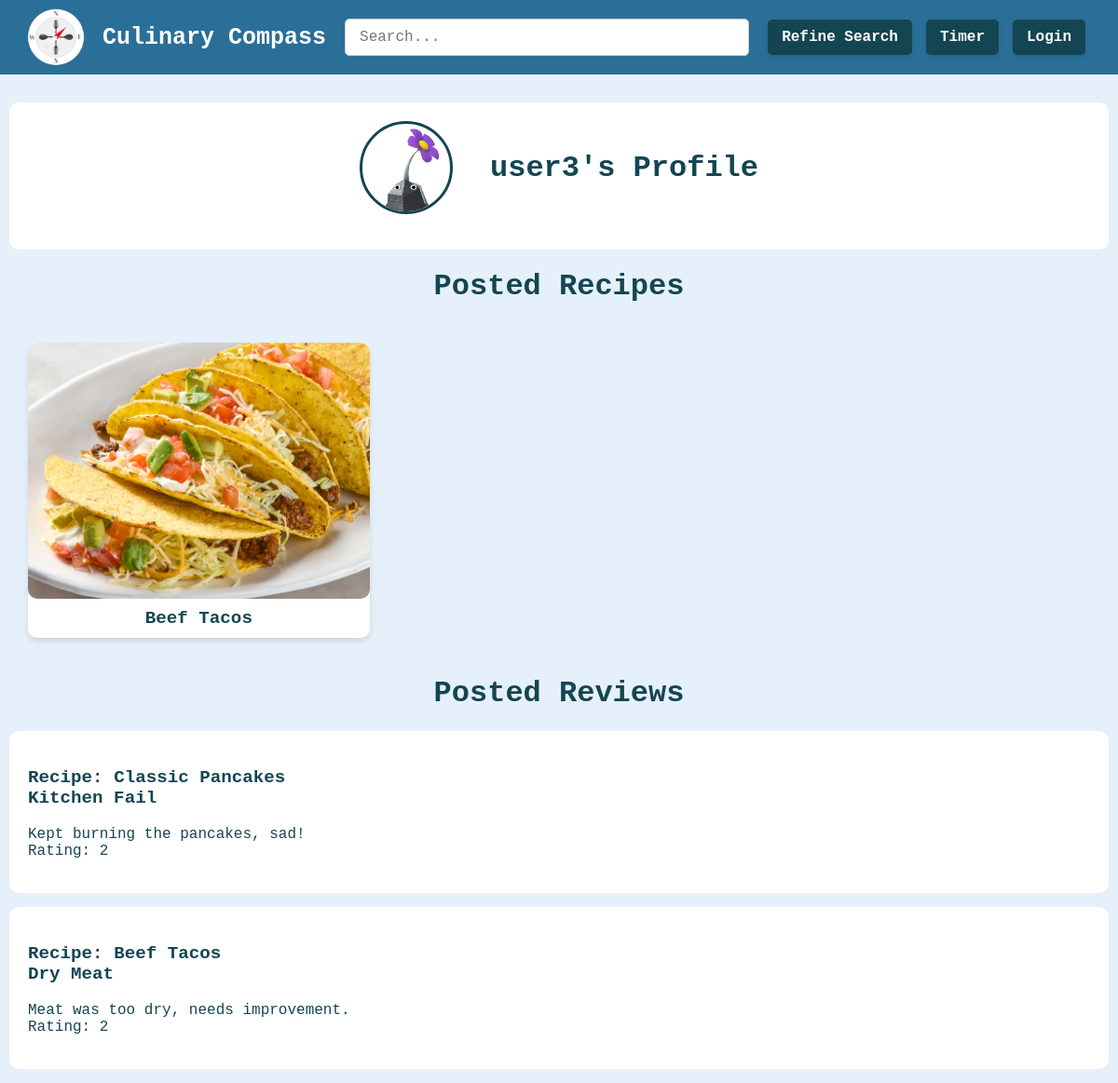
/profile/5, run on the app's committed database.
### tables this page shows
CREATE TABLE users (
        id INTEGER PRIMARY KEY AUTOINCREMENT,
        username TEXT NOT NULL UNIQUE,
        password TEXT NOT NULL,
        profile_picture TEXT NOT NULL,
        is_admin INTEGER DEFAULT 0,
        failed_attempts INTEGER DEFAULT 0,
        lockout_timer TIMESTAMP NULL
    );

CREATE TABLE recipes (
        id INTEGER PRIMARY KEY AUTOINCREMENT,
        user_id INTEGER NOT NULL,
        title TEXT NOT NULL,
        intro TEXT,
        ingredient_list TEXT,
        ingredient_tags TEXT,
        instructions TEXT,
        tags TEXT,
        rating REAL,
        image TEXT
    );

CREATE TABLE reviews (
        id INTEGER PRIMARY KEY AUTOINCREMENT,
        recipe_id INTEGER NOT NULL,
        user_id INTEGER NOT NULL,
        rating INTEGER NOT NULL,
        review TEXT,
        title TEXT,
        date TEXT NOT NULL,
        profile_picture TEXT,
        FOREIGN KEY (recipe_id) REFERENCES recipes(id) ON DELETE CASCADE,
        FOREIGN KEY (user_id) REFERENCES users(id) ON DELETE CASCADE
    );

### MW aaaaa/app.py (the view)
@app.route('/profile/<int:user_id>', methods=['GET', 'POST'])
def profile(user_id):
    connection = get_db_connection()
    cursor = connection.cursor()
    user = cursor.execute('SELECT id, username, profile_picture FROM users WHERE id = ?', (user_id,)).fetchone()
    query_reviews = '''SELECT reviews.*, reviews.title AS review_title, recipes.title AS recipe_title, reviews.id AS review_id
    FROM reviews JOIN recipes ON reviews.recipe_id = recipes.id WHERE reviews.user_id = ?'''
    query_favourites = '''SELECT recipes.*, recipes.title AS recipe_title, favourites.recipe_id
        FROM recipes
        INNER JOIN favourites ON recipes.id = favourites.recipe_id
        INNER JOIN users ON users.id = favourites.user_id
        WHERE users.id = ?'''
    query_created = '''SELECT recipes.*, recipes.title AS recipe_title, recipes.id AS recipe_id
    FROM recipes JOIN users ON recipes.user_id = users.id WHERE users.id = ?'''
    user_reviews = cursor.execute(query_reviews, (user_id,)).fetchall()
    user_favourites = cursor.execute(query_favourites, (user_id,)).fetchall()
    user_created = cursor.execute(query_created, (user_id,)).fetchall()
    connection.close()
    return render_template('profile.html', reviews=user_reviews, favourites = user_favourites, created=user_created, user=user)

### MW aaaaa/app.py (called while the page is built)
def get_db_connection():
    connection = sqlite3.connect('my-database.db')
    connection.row_factory = sqlite3.Row
    return connection

### MW aaaaa/templates/profile.html (shortened to what this page needs)
{% extends 'base.html' %}
{% block content %}
    <div class="profile-header">
        <div class = "profile-info">
            <img src="{{ url_for('static', filename=user['profile_picture']) }}" alt="Profile Picture" class="profile-page-pic">
            <h1> {{ user['username'] }}'s Profile </h1>
        </div>
        <br>
    </div>
    <div class="user-posts">
        {% if created or favourites or reviews %}
            {% if created %}
            <h1>Posted Recipes</h1>
            <div class="recipe-grid">
                {% for created_recipe in created %}
                <div class="recipe-card">
                    <a href="{{ url_for('recipe_page', recipe_id=created_recipe['recipe_id']) }}">
                    {% if created_recipe['image'] %}
                        <img src="{{ url_for('static', filename=created_recipe['image']) }}" alt="{{ created_recipe['recipe_title'] }}" class="recipe-image-homepage">
                    {% else %}
                        <img src="{{ url_for('static', filename='images/background.png') }}" alt="{{ created_recipe['recipe_title'] }}" class="recipe-image-homepage">
                    {% endif %}
                    <div class="recipe-title">{{ created_recipe['recipe_title'] }}</div>
                    </a>
                </div>
                {% endfor %}
            </div>
            {% endif %}
            {% if reviews %}
            <h1> Posted Reviews </h1>
            {% for review in reviews %}
                <a href="{{ url_for('recipe_page', recipe_id=review['recipe_id']) }}">
                <div class="review-card">
                    <p class="profile-rev-title">
                        Recipe: {{ review['recipe_title'] }} <br>
                        {{ review['review_title'] }}</p>
                    <p class="profile-rev-text">
                        {{ review['review'] }} <br>
                        Rating: {{ review['rating'] }}
                    </p>
                </div>
                </a>
            {% endfor %}
            {% endif %}
        {% else %}
            <h1> No activity yet. </h1>
        {% endif %}
    </div>
{% endblock %}

### MW aaaaa/static/stylesheet.css (style rules this page uses)
* { font-family: 'Cascadia Code', monospace; box-sizing: border-box; color:#144552; }
body { margin: 10px; padding-top: 100px; text-align: center; background-color: #e6f0fa; background-size: cover; background-position: center; background-repeat: no-repeat; background-attachment: fixed; }
a { cursor: pointer; color: inherit; text-decoration: none; }
.recipe-grid { display: grid; grid-template-columns: repeat(3, 1fr); gap: 20px; padding: 20px; justify-items: center; }
.recipe-card { background-color: white; border-radius: 10px; box-shadow: 0 4px 6px rgba(0,0,0,0.1); text-align: center; overflow: hidden; transition: transform 0.3s; }
.recipe-image-homepage { width: 100%; height: auto; border-radius: 10px; }
.recipe-title { padding: 10px; font-size: 1.2em; font-weight: bold; }
.profile-header { background: white; padding: 20px; border-radius: 10px; justify-content: center; align-items: flex-start; }
.profile-info { display: flex; justify-content: center; align-items: center; gap: 20px; }
.profile-page-pic { width: 100px; height: 100px; border-radius: 50%; object-fit: cover; border: 3px solid #144552; margin-right: 20px; }
.review-card { background: white; padding: 20px; border-radius: 10px; margin-bottom: 15px; display: block; }
.profile-rev-title { text-align: left; font-size: 1.2em; font-weight: bold; }
.profile-rev-text { text-align: left; }

### data on the page
users: profile_picture (picture), username "user3"
recipes: image (picture), recipe_title "Beef Tacos"
reviews: recipe_title "Classic Pancakes", review_title "Kitchen Fail", review "Kept burning the pancakes, sad!", rating "2"
reviews: recipe_title "Beef Tacos", review_title "Dry Meat", review "Meat was too dry, needs improvement.", rating "2"
